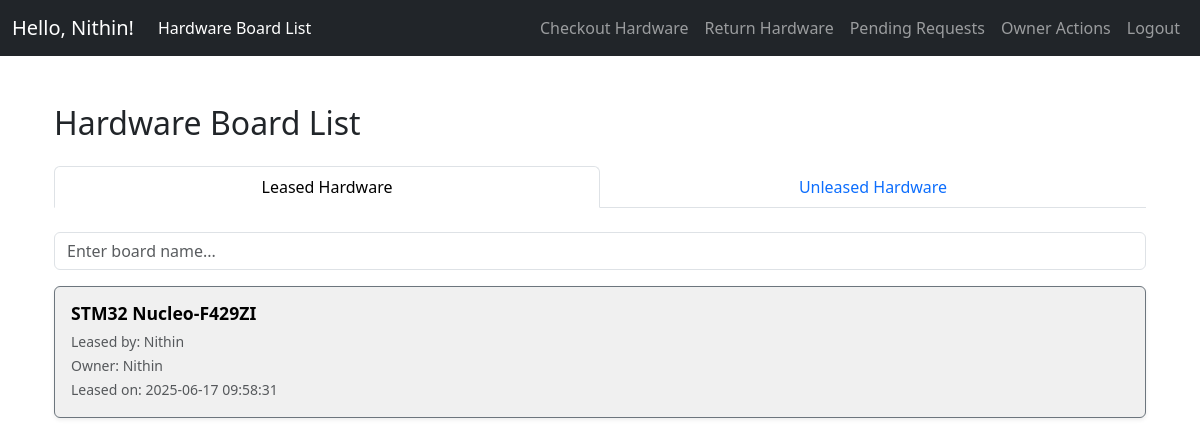
/hardware_list (signed in), run on the app's committed database.
### models.py (models this page shows, shortened)
class User(UserMixin, db.Model):
    __tablename__ = 'user'
    id = db.Column(db.Integer, primary_key=True)
    username = db.Column(db.String(150), unique=True, nullable=False)
    password_hash = db.Column(db.String(128), nullable=False)
    privilege_level = db.Column(db.String(50), nullable=False, default='user')
    approval_status = db.Column(db.String(50), nullable=False, default='pending')

class Checkout(db.Model):
    __tablename__ = 'checkout'
    id = db.Column(db.Integer, primary_key=True)
    user_id = db.Column(db.Integer, db.ForeignKey('user.id'), nullable=False)
    hardware_id = db.Column(db.Integer, db.ForeignKey('hardware.id'), nullable=False)
    pending_checkout_date = db.Column(db.DateTime, nullable=True)
    pending_return_date = db.Column(db.DateTime, nullable=True)
    checkout_date = db.Column(db.DateTime, nullable=True)
    return_date = db.Column(db.DateTime, nullable=True)
    state = db.Column(db.String(150), nullable=False)
    hw_leaser = db.relationship('User', backref=db.backref('hw_leaser_name', lazy=True))
    hardware = db.relationship('Hardware', back_populates='checkouts')

class Hardware(db.Model):
    __tablename__ = 'hardware'
    id = db.Column(db.Integer, primary_key=True)
    name = db.Column(db.String(150), nullable=False)
    count = db.Column(db.Integer, nullable=False)
    owner_id = db.Column(db.Integer, db.ForeignKey('user.id'), nullable=False)
    hw_owner = db.relationship('User', backref=db.backref('hw_owner_name', lazy=True))
    checkouts = db.relationship('Checkout', back_populates='hardware')

### app.py (the view)
@app.route('/hardware_list', methods=['GET'])
def hardware_list():
    active_checkouts = Checkout.query.filter(
        Checkout.state == 'taken'
    ).all()
    unleased_hardware = Hardware.query.filter(
        Hardware.count > 0).all()
    return render_template('hardware_list.html', active_checkouts=active_checkouts, unleased_hardware=unleased_hardware)

### app.py (called while the page is built)
@login_manager.user_loader
def load_user(user_id):
    return User.query.get(int(user_id))

@app.context_processor
def inject_active_page():
    is_hw_owner = False
    if current_user.is_authenticated:
        is_hw_owner = Hardware.query.filter_by(owner_id=current_user.id).first() is not None
    return dict(active_page=request.endpoint, is_hw_owner=is_hw_owner)

### templates/hardware_list.html (shortened to what this page needs)
{% extends "base.html" %}
{% block content %}
<div class="container py-4">
    <h2 class="mb-4">Hardware Board List</h2>
    <ul class="nav nav-tabs nav-justified" id="hardwareTabs" role="tablist">
        <li class="nav-item" role="presentation">
            <button class="nav-link active" id="leased-tab" data-bs-toggle="tab"
                data-bs-target="#leased_hardware" type="button" role="tab"
                aria-controls="leased_hardware" aria-selected="true">
                Leased Hardware
            </button>
        </li>
        <li class="nav-item" role="presentation">
            <button class="nav-link" id="unleased-tab" data-bs-toggle="tab"
                data-bs-target="#unleased_hardware" type="button" role="tab"
                aria-controls="unleased_hardware" aria-selected="false">
                Unleased Hardware
            </button>
        </li>
    </ul>
    <div class="tab-content pt-4" id="hardwareTabsContent">
        <div class="tab-pane fade show active" id="leased_hardware" role="tabpanel" aria-labelledby="leased-tab">
            <input type="text" class="form-control live-search-box mb-3" placeholder="Enter board name...">
            <div class="d-flex flex-column gap-3 live-search-list" id="leasedList">
                {% for item in active_checkouts %}
                <div class="card-wrapper">
                    <div class="card p-3 shadow-sm border border-secondary hardware-card">
                        <div class="card-details">
                            <h6 class="fw-semibold mb-1 card-title">{{ item.hardware.name }}</h6>
                            <small class="text-muted card-meta">Leased by: {{ item.hw_leaser.username }}</small><br>
                            <small class="text-muted card-meta">Owner: {{ item.hardware.hw_owner.username }}</small><br>
                            <small class="text-muted card-meta">Leased on: {{ item.checkout_date }}</small>
                        </div>
                    </div>
                </div>
                {% endfor %}
            </div>
        </div>
    </div>
</div>
{% endblock %}

### templates/navbar.html (shortened to what this page needs)
<nav class="navbar navbar-expand-lg navbar-dark bg-dark">
    <div class="container-fluid">
        {% if current_user.is_authenticated %}
        <a class="navbar-brand" href="{{ url_for('index') }}">Hello, {{ current_user.username }}!</a>
        {% else %}
        <a class="navbar-brand" href="{{ url_for('index') }}">Hello!</a>
        {% endif %}
        <ul class="navbar-nav me-auto">
            <li class="nav-item">
                <a class="nav-link {% if 'hardware_list' in active_page %}active{% endif %}" href="{{ url_for('hardware_list') }}">
                    Hardware Board List
                </a>
            </li>
        </ul>
        <div class="collapse navbar-collapse" id="navbarNav">
            <ul class="navbar-nav ms-auto">
                {% if current_user.is_authenticated %}
                <li class="nav-item">
                    <a class="nav-link {% if 'checkout' in active_page %}active{% endif %}"
                        href="{{ url_for('checkout') }}">Checkout Hardware</a>
                </li>
                <li class="nav-item">
                    <a class="nav-link {% if 'return_hardware' in active_page %}active{% endif %}"
                        href="{{ url_for('return_hardware') }}">Return Hardware</a>
                </li>
                <li class="nav-item">
                    <a class="nav-link {% if 'pending' in active_page %}active{% endif %}"
                        href="{{ url_for('pending') }}">Pending Requests</a>
                </li>
                {% if is_hw_owner %}
                <li class="nav-item">
                    <a class="nav-link {% if 'owner_actions' in active_page %}active{% endif %}"
                        href="{{ url_for('owner_actions') }}">Owner Actions</a>
                </li>
                {% endif %}
                <li class="nav-item">
                    <a class="nav-link {% if 'logout' in active_page %}active{% endif %}"
                        href="{{ url_for('logout') }}">Logout</a>
                </li>
                {% endif %}
            </ul>
        </div>
    </div>
</nav>

### templates/hardware_list.html (style rules this page uses)
.card.hardware-card { background-color: #f0f0f0; color: #000; transition: all 0.2s ease-in-out; }
.card-title { font-size: 1.1rem; }

### data on the page
User: username "Nithin"
Checkout: hardware.name "STM32 Nucleo-F429ZI", hw_leaser.username "Nithin", hardware.hw_owner.username "Nithin", checkout_date "2025-06-17 09:58:31"
